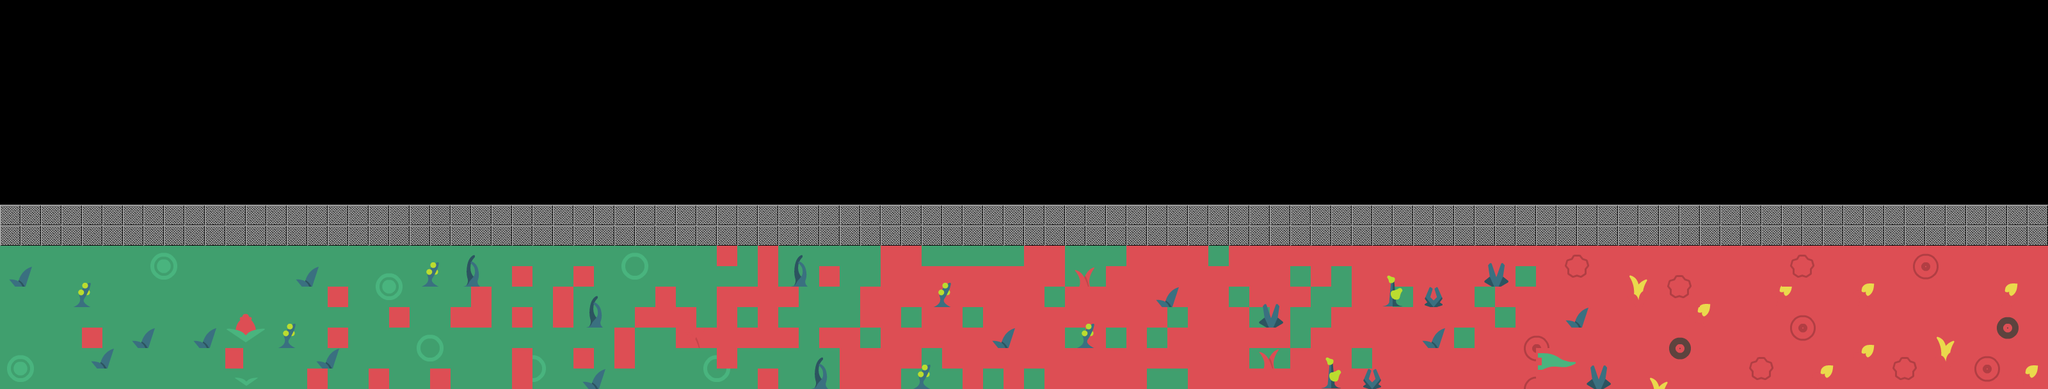

This game map was drawn from its Tiled (.tmx) file and the tilesets committed beside it. A one-line description and the trimmed map source follow:
An orthogonal 100x19 tile map with 32x32 px tiles, 3 tile layers (terrain, decoration, meta), 2 tilesets and 24 objects (player, monster_01, boss, remonster_01, remonster_02, ...).

<map version="1.2" tiledversion="1.2.0" orientation="orthogonal" renderorder="left-down" width="100" height="19" tilewidth="32" tileheight="32" infinite="0" nextlayerid="5" nextobjectid="26">
 <tileset firstgid="1" source="tilesheet_complete.tsx" />
 <tileset firstgid="1057" source="block.tsx" />
 <layer id="1" name="terrain" width="100" height="19">
  <data>[1900 cells, 900 non-empty, 17 distinct tile ids]</data>
 </layer>
 <layer id="2" name="decoration" width="100" height="19">
  <data>[1900 cells, 241 non-empty, 69 distinct tile ids]</data>
 </layer>
 <objectgroup id="3" name="objects">
  <object id="1" name="player" x="50" y="510">
   <point />
  </object>
  <object id="2" name="monster_01" x="504" y="452">
   <point />
  </object>
  <object id="3" name="boss" x="3055" y="510">
   <point />
  </object>
  <object id="4" name="remonster_01" x="3086" y="440">
   <point />
  </object>
  <object id="5" name="remonster_02" x="3088" y="564">
   <point />
  </object>
  <object id="7" name="monster_02" x="730" y="476">
   <point />
  </object>
  <object id="8" name="monster_03" x="604" y="546">
   <point />
  </object>
  <object id="9" name="monster_04" x="756" y="580">
   <point />
  </object>
  <object id="10" name="monster_05" x="1018" y="482">
   <point />
  </object>
  <object id="11" name="monster_06" x="1218" y="554">
   <point />
  </object>
  <object id="12" name="monster_07" x="1024" y="548">
   <point />
  </object>
  <object id="13" name="monster_08" x="1202" y="466">
   <point />
  </object>
  <object id="14" name="monster_09" x="1468" y="530">
   <point />
  </object>
  <object id="15" name="monster_10" x="1324" y="424">
   <point />
  </object>
  <object id="16" name="monster_11" x="1560" y="450">
   <point />
  </object>
  <object id="17" name="monster_12" x="1658" y="520">
   <point />
  </object>
  <object id="18" name="monster_13" x="1938" y="446">
   <point />
  </object>
  <object id="19" name="monster_14" x="1940" y="582">
   <point />
  </object>
  <object id="20" name="monster_15" x="1854" y="518">
   <point />
  </object>
  <object id="21" name="scene_item_railgun_battery" x="1334" y="558">
   <point />
  </object>
  <object id="22" name="scene_item_railgun_barrel" x="1456" y="472">
   <point />
  </object>
  <object id="23" name="scene_item_railgun_power_box" x="1434" y="504">
   <point />
  </object>
  <object id="24" name="scene_item_railgun_shell" x="1479" y="456">
   <point />
  </object>
  <object id="25" name="door" x="2363" y="502">
   <point />
  </object>
 </objectgroup>
 <layer id="4" name="meta" width="100" height="19">
  <data>[1900 cells, 200 non-empty, 1 distinct tile ids]</data>
 </layer>
</map>
